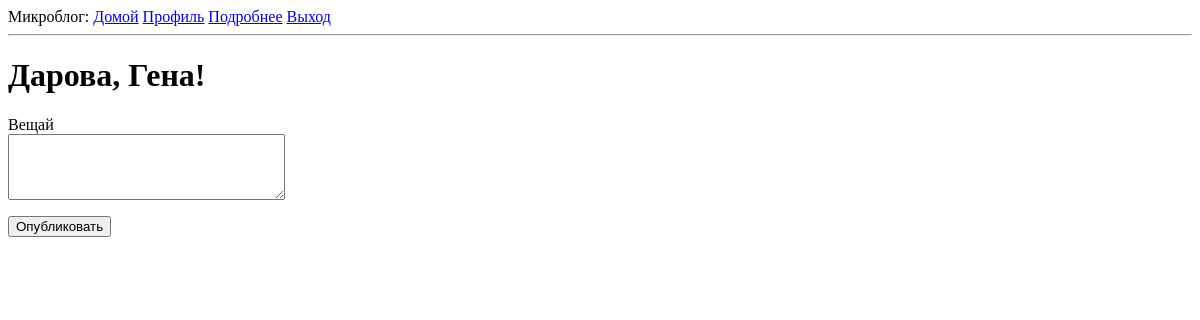
Before: /index (signed in) with the older database file.
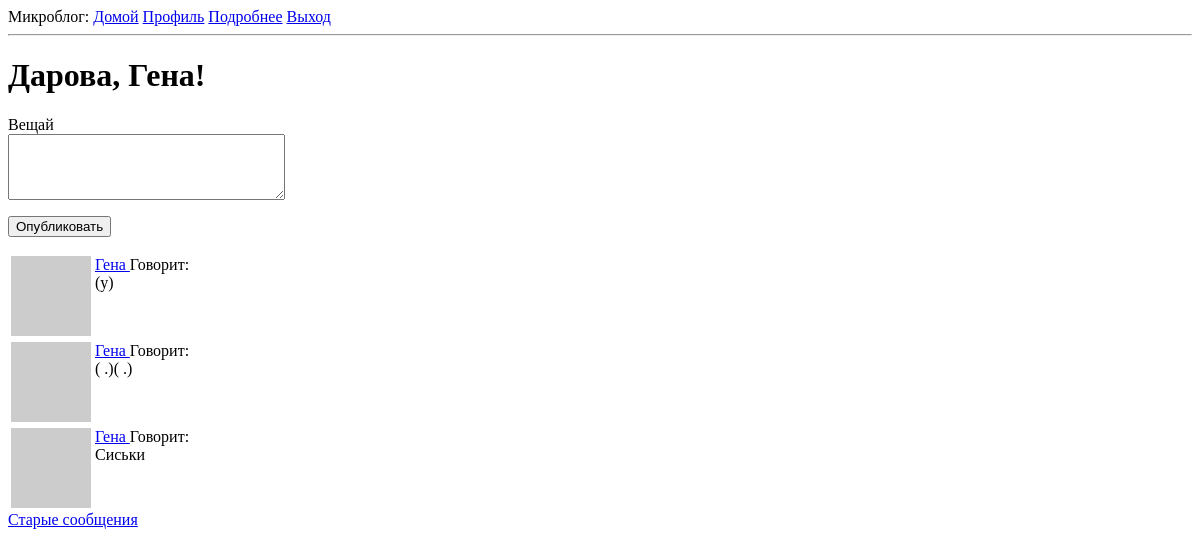
After: the same page with the newer database file.
### app/models.py (models this page shows, shortened)
class User(UserMixin, db.Model):
    id=db.Column(db.Integer, primary_key=True)
    username=db.Column(db.String(64), index=True, unique=True)
    email=db.Column(db.String(120), index=True, unique=True)
    password_hash=db.Column(db.String(128))
    posts=db.relationship('Post',backref='author',lazy='dynamic')
    about_me=db.Column(db.String(140))
    last_seen=db.Column(db.DateTime, default=datetime.utcnow)
    followed=db.relationship(
        'User', secondary=followers,
        primaryjoin=(followers.c.follower_id == id),
        secondaryjoin=(followers.c.followed_id == id),
        backref=db.backref('followers', lazy='dynamic'), lazy='dynamic'
    )
    def avatar(self, size):
        digest = md5(self.email.lower().encode('utf-8')).hexdigest()
        return 'https://gravatar.com/avatar/{}?d=identicon&s={}'.format(
            digest, size)
    def followed_posts(self):
        followed = Post.query.join(
            followers, (followers.c.followed_id == Post.user_id)).filter(followers.c.follower_id == self.id)
        own=Post.query.filter_by(user_id=self.id)
        return followed.union(own).order_by(Post.timestamp.desc())

class Post(db.Model):
    id = db.Column(db.Integer, primary_key=True)
    body= db.Column(db.String(140))
    timestamp = db.Column(db.DateTime,index=True,default=datetime.utcnow)
    user_id=db.Column(db.Integer, db.ForeignKey('user.id'))

### app/routes.py (the view)
@app.route('/', methods=['GET', 'POST'])
@app.route('/index', methods=['GET', 'POST'])
@login_required
def index():
    form = PostForm()
    if form.validate_on_submit():
        post=Post(body=form.post.data, author=current_user)
        db.session.add(post)
        db.session.commit()
        flash('Ваш пост добавлен.')
        return redirect(url_for('index'))
    page=request.args.get('page', 1, type=int)
    posts=current_user.followed_posts().paginate(
        page, app.config['POSTS_PER_PAGE'], False)
    next_url=url_for('index', page=posts.next_num) \
        if posts.has_next else None
    prev_url = url_for('index', page=posts.prev_num) \
        if posts.has_prev else None
    return render_template(
        'index.html',title='Домашняя', form=form, posts=posts.items,
    next_url=next_url, prev_url=prev_url)

### app/forms.py
class PostForm(FlaskForm):
    post=TextAreaField('Вещай', validators=[
        DataRequired(), Length(min=1, max=140)
    ])
    submit=SubmitField('Опубликовать')

### app/models.py (called while the page is built)
@login.user_loader
def load_user(id):
    return User.query.get(int(id))

### app/routes.py (called while the page is built)
@app.before_request
def before_request():
    if current_user.is_authenticated:
        current_user.last_seen=datetime.utcnow()
        db.session.commit()

### app/templates/index.html (shortened to what this page needs)
{% extends "base.html" %}
{% block content %}
    <h1>Дарова, {{ current_user.username }}!</h1>
    {% if form %}
    <form action="" method="post">
        <p>
            {{ form.post.label }}<br>
            {{ form.post(cols=32, rows=4) }}<br>
        </p>
        <p>{{ form.submit() }}</p>
    </form>
    {% endif %}
    {% for post in posts %}
        {% include '_post.html' %}
    {% endfor %}
    {% if next_url %}
    <a href="{{ next_url }}">Старые сообщения</a>
    {% endif %}
{% endblock %}

### app/templates/base.html (shortened to what this page needs)
<html>
    <head>
    </head>
    <body>
        <div>
            Микроблог:
            <a href="{{ url_for('index') }}">Домой</a>
            {% if current_user.is_anonymous %}
            <a href="{{ url_for('login') }}">Авторизация</a>
            {% else %}
            <a href="{{ url_for('user', username=current_user.username) }}">Профиль</a>
            <a href="{{ url_for('explore') }}">Подробнее</a>
            <a href="{{ url_for('logout') }}">Выход</a>
            {% endif %}
        </div>
        <hr>
        {% block content %}{% endblock %}
    </body>
</html>

### app/templates/_post.html
<table>
    <tr valign="top">
        <td><img src="{{ post.author.avatar(36) }}"></td>
        <td>
            <a href="{{ url_for('user', username=post.author.username) }}">
                {{ post.author.username }}
            </a>
            Говорит:<br>{{ post.body }}
        </td>
    </tr>
</table>

Changed rows visible on the page:
added Post: author.username "Гена", body "(y)"
added Post: author.username "Гена", body "( .)( .)"
added Post: author.username "Гена", body "Сиськи"
Other visible differences:
text now shown: "Старые сообщения"
